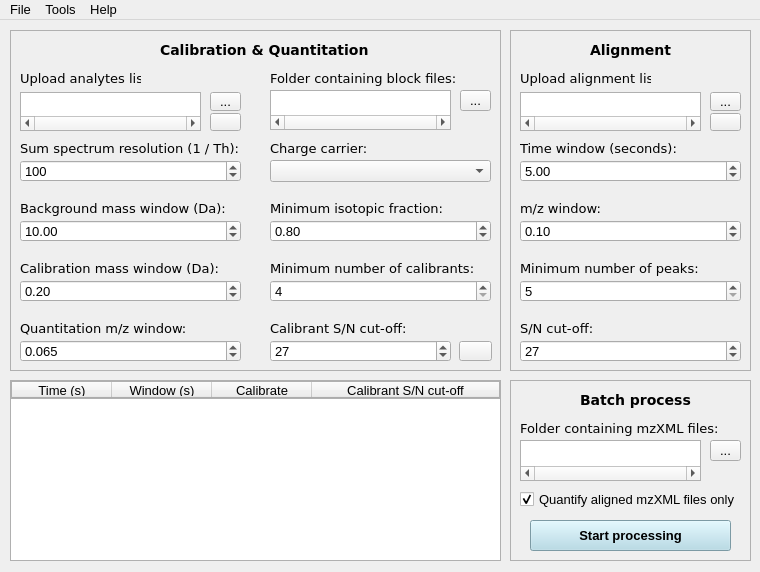
<?xml version="1.0" encoding="UTF-8"?>
<ui version="4.0">
 <class>MainWindow</class>
 <widget class="QMainWindow" name="MainWindow">
  <property name="geometry">
   <rect>
    <x>0</x>
    <y>0</y>
    <width>760</width>
    <height>572</height>
   </rect>
  </property>
  <property name="sizePolicy">
   <sizepolicy hsizetype="Preferred" vsizetype="Preferred">
    <horstretch>0</horstretch>
    <verstretch>0</verstretch>
   </sizepolicy>
  </property>
  <property name="windowTitle">
   <string>SweetSuite</string>
  </property>
  <property name="statusTip">
   <string/>
  </property>
  <property name="whatsThis">
   <string/>
  </property>
  <property name="styleSheet">
   <string notr="true">* {
    font-family: 'DejaVu Sans';
    font-size: 10pt; 
}

#frame_calibration_quantitation {
    border: 1px solid #b0b0b0;
}

#frame_alignment {
    border: 1px solid #b0b0b0;
}

#frame_batch_process {
    border: 1px solid #b0b0b0;
}

QListWidget {
    border: 1px solid #b0b0b0;
}</string>
  </property>
  <widget class="QWidget" name="centralwidget">
   <widget class="QFrame" name="frame_alignment">
    <property name="geometry">
     <rect>
      <x>510</x>
      <y>10</y>
      <width>241</width>
      <height>341</height>
     </rect>
    </property>
    <property name="frameShape">
     <enum>QFrame::StyledPanel</enum>
    </property>
    <property name="frameShadow">
     <enum>QFrame::Raised</enum>
    </property>
    <widget class="QLabel" name="label_alignment_list">
     <property name="geometry">
      <rect>
       <x>10</x>
       <y>40</y>
       <width>131</width>
       <height>16</height>
      </rect>
     </property>
     <property name="font">
      <font>
       <family>DejaVu Sans</family>
       <pointsize>10</pointsize>
      </font>
     </property>
     <property name="text">
      <string>Upload alignment list:</string>
     </property>
    </widget>
    <widget class="QLabel" name="label_alignment">
     <property name="geometry">
      <rect>
       <x>80</x>
       <y>10</y>
       <width>101</width>
       <height>20</height>
      </rect>
     </property>
     <property name="font">
      <font>
       <family>DejaVu Sans</family>
       <pointsize>11</pointsize>
       <weight>75</weight>
       <bold>true</bold>
      </font>
     </property>
     <property name="styleSheet">
      <string notr="true">font-weight: bold;
font-size: 10.5pt</string>
     </property>
     <property name="text">
      <string>Alignment</string>
     </property>
    </widget>
    <widget class="QToolButton" name="open_alignment_list">
     <property name="geometry">
      <rect>
       <x>200</x>
       <y>62</y>
       <width>31</width>
       <height>19</height>
      </rect>
     </property>
     <property name="sizePolicy">
      <sizepolicy hsizetype="Fixed" vsizetype="Maximum">
       <horstretch>0</horstretch>
       <verstretch>0</verstretch>
      </sizepolicy>
     </property>
     <property name="styleSheet">
      <string notr="true"/>
     </property>
     <property name="text">
      <string>...</string>
     </property>
    </widget>
    <widget class="QListWidget" name="path_alignment_list">
     <property name="geometry">
      <rect>
       <x>10</x>
       <y>62</y>
       <width>181</width>
       <height>39</height>
      </rect>
     </property>
     <property name="styleSheet">
      <string notr="true">font-size: 9pt;</string>
     </property>
     <property name="horizontalScrollBarPolicy">
      <enum>Qt::ScrollBarAlwaysOn</enum>
     </property>
     <property name="editTriggers">
      <set>QAbstractItemView::DoubleClicked</set>
     </property>
     <property name="alternatingRowColors">
      <bool>true</bool>
     </property>
    </widget>
    <widget class="QLabel" name="label_alignment_time_window">
     <property name="geometry">
      <rect>
       <x>10</x>
       <y>110</y>
       <width>201</width>
       <height>16</height>
      </rect>
     </property>
     <property name="font">
      <font>
       <family>DejaVu Sans</family>
       <pointsize>10</pointsize>
      </font>
     </property>
     <property name="text">
      <string>Time window (seconds):</string>
     </property>
    </widget>
    <widget class="QDoubleSpinBox" name="alignment_time_window">
     <property name="geometry">
      <rect>
       <x>10</x>
       <y>130</y>
       <width>221</width>
       <height>22</height>
      </rect>
     </property>
     <property name="value">
      <double>5.000000000000000</double>
     </property>
    </widget>
    <widget class="QLabel" name="label_alignment_mz_window">
     <property name="geometry">
      <rect>
       <x>10</x>
       <y>170</y>
       <width>201</width>
       <height>16</height>
      </rect>
     </property>
     <property name="font">
      <font>
       <family>DejaVu Sans</family>
       <pointsize>10</pointsize>
       <italic>false</italic>
      </font>
     </property>
     <property name="text">
      <string>m/z window:</string>
     </property>
    </widget>
    <widget class="QDoubleSpinBox" name="alignment_mz_window">
     <property name="geometry">
      <rect>
       <x>10</x>
       <y>190</y>
       <width>221</width>
       <height>22</height>
      </rect>
     </property>
     <property name="singleStep">
      <double>0.050000000000000</double>
     </property>
     <property name="value">
      <double>0.100000000000000</double>
     </property>
    </widget>
    <widget class="QSpinBox" name="alignment_min_peaks">
     <property name="geometry">
      <rect>
       <x>10</x>
       <y>250</y>
       <width>221</width>
       <height>22</height>
      </rect>
     </property>
     <property name="minimum">
      <number>5</number>
     </property>
     <property name="value">
      <number>5</number>
     </property>
    </widget>
    <widget class="QLabel" name="label_alignment_sn_cutoff">
     <property name="geometry">
      <rect>
       <x>10</x>
       <y>290</y>
       <width>201</width>
       <height>16</height>
      </rect>
     </property>
     <property name="font">
      <font>
       <family>DejaVu Sans</family>
       <pointsize>10</pointsize>
       <italic>false</italic>
      </font>
     </property>
     <property name="text">
      <string>S/N cut-off:</string>
     </property>
    </widget>
    <widget class="QLabel" name="label_alignment_min_peak">
     <property name="geometry">
      <rect>
       <x>10</x>
       <y>230</y>
       <width>211</width>
       <height>16</height>
      </rect>
     </property>
     <property name="font">
      <font>
       <family>DejaVu Sans</family>
       <pointsize>10</pointsize>
       <italic>false</italic>
      </font>
     </property>
     <property name="text">
      <string>Minimum number of peaks:</string>
     </property>
    </widget>
    <widget class="QSpinBox" name="alignment_sn_cutoff">
     <property name="geometry">
      <rect>
       <x>10</x>
       <y>310</y>
       <width>221</width>
       <height>22</height>
      </rect>
     </property>
     <property name="minimum">
      <number>0</number>
     </property>
     <property name="maximum">
      <number>9999</number>
     </property>
     <property name="value">
      <number>27</number>
     </property>
    </widget>
    <widget class="QPushButton" name="pushButton_delete_alignment">
     <property name="geometry">
      <rect>
       <x>200</x>
       <y>83</y>
       <width>31</width>
       <height>18</height>
      </rect>
     </property>
     <property name="text">
      <string/>
     </property>
    </widget>
   </widget>
   <widget class="QFrame" name="frame_calibration_quantitation">
    <property name="geometry">
     <rect>
      <x>10</x>
      <y>10</y>
      <width>491</width>
      <height>341</height>
     </rect>
    </property>
    <property name="frameShape">
     <enum>QFrame::StyledPanel</enum>
    </property>
    <property name="frameShadow">
     <enum>QFrame::Raised</enum>
    </property>
    <property name="lineWidth">
     <number>1</number>
    </property>
    <widget class="QLabel" name="label_calibration_quantitation">
     <property name="geometry">
      <rect>
       <x>150</x>
       <y>10</y>
       <width>221</width>
       <height>20</height>
      </rect>
     </property>
     <property name="font">
      <font>
       <family>DejaVu Sans</family>
       <pointsize>11</pointsize>
       <weight>75</weight>
       <bold>true</bold>
      </font>
     </property>
     <property name="styleSheet">
      <string notr="true">font-weight: bold;
font-size: 10.5pt</string>
     </property>
     <property name="text">
      <string>Calibration &amp; Quantitation</string>
     </property>
    </widget>
    <widget class="QLabel" name="label_analytes_list">
     <property name="geometry">
      <rect>
       <x>10</x>
       <y>40</y>
       <width>121</width>
       <height>16</height>
      </rect>
     </property>
     <property name="font">
      <font>
       <family>DejaVu Sans</family>
       <pointsize>10</pointsize>
      </font>
     </property>
     <property name="text">
      <string>Upload analytes list:</string>
     </property>
    </widget>
    <widget class="QToolButton" name="open_analytes_list">
     <property name="geometry">
      <rect>
       <x>200</x>
       <y>62</y>
       <width>31</width>
       <height>19</height>
      </rect>
     </property>
     <property name="styleSheet">
      <string notr="true"/>
     </property>
     <property name="text">
      <string>...</string>
     </property>
    </widget>
    <widget class="QLabel" name="label_resolution">
     <property name="geometry">
      <rect>
       <x>10</x>
       <y>110</y>
       <width>231</width>
       <height>16</height>
      </rect>
     </property>
     <property name="font">
      <font>
       <family>DejaVu Sans</family>
       <pointsize>10</pointsize>
      </font>
     </property>
     <property name="text">
      <string>Sum spectrum resolution (1 / Th):</string>
     </property>
    </widget>
    <widget class="QSpinBox" name="sum_spectrum_resolution">
     <property name="geometry">
      <rect>
       <x>10</x>
       <y>130</y>
       <width>221</width>
       <height>22</height>
      </rect>
     </property>
     <property name="minimum">
      <number>1</number>
     </property>
     <property name="maximum">
      <number>1000</number>
     </property>
     <property name="value">
      <number>100</number>
     </property>
    </widget>
    <widget class="QLabel" name="label_background_mass_window">
     <property name="geometry">
      <rect>
       <x>10</x>
       <y>170</y>
       <width>211</width>
       <height>16</height>
      </rect>
     </property>
     <property name="font">
      <font>
       <family>DejaVu Sans</family>
       <pointsize>10</pointsize>
       <italic>false</italic>
      </font>
     </property>
     <property name="text">
      <string>Background mass window (Da):</string>
     </property>
    </widget>
    <widget class="QDoubleSpinBox" name="background_mass_window">
     <property name="geometry">
      <rect>
       <x>10</x>
       <y>190</y>
       <width>221</width>
       <height>22</height>
      </rect>
     </property>
     <property name="maximum">
      <double>100.000000000000000</double>
     </property>
     <property name="value">
      <double>10.000000000000000</double>
     </property>
    </widget>
    <widget class="QDoubleSpinBox" name="calibration_mass_window">
     <property name="geometry">
      <rect>
       <x>10</x>
       <y>250</y>
       <width>221</width>
       <height>22</height>
      </rect>
     </property>
     <property name="maximum">
      <double>100.000000000000000</double>
     </property>
     <property name="singleStep">
      <double>0.010000000000000</double>
     </property>
     <property name="value">
      <double>0.200000000000000</double>
     </property>
    </widget>
    <widget class="QLabel" name="label_calibration_mass_window">
     <property name="geometry">
      <rect>
       <x>10</x>
       <y>230</y>
       <width>211</width>
       <height>16</height>
      </rect>
     </property>
     <property name="font">
      <font>
       <family>DejaVu Sans</family>
       <pointsize>10</pointsize>
       <italic>false</italic>
      </font>
     </property>
     <property name="text">
      <string>Calibration mass window (Da):</string>
     </property>
    </widget>
    <widget class="QLabel" name="label_quantitation_mz_window">
     <property name="geometry">
      <rect>
       <x>10</x>
       <y>290</y>
       <width>211</width>
       <height>16</height>
      </rect>
     </property>
     <property name="font">
      <font>
       <family>DejaVu Sans</family>
       <pointsize>10</pointsize>
       <italic>false</italic>
      </font>
     </property>
     <property name="text">
      <string>Quantitation m/z window:</string>
     </property>
    </widget>
    <widget class="QDoubleSpinBox" name="quantitation_mz_window">
     <property name="geometry">
      <rect>
       <x>10</x>
       <y>310</y>
       <width>221</width>
       <height>22</height>
      </rect>
     </property>
     <property name="decimals">
      <number>3</number>
     </property>
     <property name="maximum">
      <double>100.000000000000000</double>
     </property>
     <property name="singleStep">
      <double>0.005000000000000</double>
     </property>
     <property name="value">
      <double>0.065000000000000</double>
     </property>
    </widget>
    <widget class="QSpinBox" name="min_calibrant_number">
     <property name="geometry">
      <rect>
       <x>260</x>
       <y>250</y>
       <width>221</width>
       <height>22</height>
      </rect>
     </property>
     <property name="minimum">
      <number>4</number>
     </property>
     <property name="value">
      <number>4</number>
     </property>
    </widget>
    <widget class="QLabel" name="label_min_calibrants">
     <property name="geometry">
      <rect>
       <x>260</x>
       <y>230</y>
       <width>221</width>
       <height>16</height>
      </rect>
     </property>
     <property name="font">
      <font>
       <family>DejaVu Sans</family>
       <pointsize>10</pointsize>
      </font>
     </property>
     <property name="text">
      <string>Minimum number of calibrants:</string>
     </property>
    </widget>
    <widget class="QSpinBox" name="calibrant_sn_cutoff">
     <property name="geometry">
      <rect>
       <x>260</x>
       <y>310</y>
       <width>181</width>
       <height>22</height>
      </rect>
     </property>
     <property name="minimum">
      <number>0</number>
     </property>
     <property name="maximum">
      <number>9999</number>
     </property>
     <property name="value">
      <number>27</number>
     </property>
    </widget>
    <widget class="QLabel" name="label_calibrant_sn_cutoff">
     <property name="geometry">
      <rect>
       <x>260</x>
       <y>290</y>
       <width>201</width>
       <height>16</height>
      </rect>
     </property>
     <property name="font">
      <font>
       <family>DejaVu Sans</family>
       <pointsize>10</pointsize>
      </font>
     </property>
     <property name="text">
      <string>Calibrant S/N cut-off:</string>
     </property>
    </widget>
    <widget class="QLabel" name="label_isotopic_fraction">
     <property name="geometry">
      <rect>
       <x>260</x>
       <y>170</y>
       <width>201</width>
       <height>16</height>
      </rect>
     </property>
     <property name="font">
      <font>
       <family>DejaVu Sans</family>
       <pointsize>10</pointsize>
       <italic>false</italic>
      </font>
     </property>
     <property name="text">
      <string>Minimum isotopic fraction:</string>
     </property>
    </widget>
    <widget class="QDoubleSpinBox" name="min_isotopic_fraction">
     <property name="geometry">
      <rect>
       <x>260</x>
       <y>190</y>
       <width>221</width>
       <height>22</height>
      </rect>
     </property>
     <property name="minimum">
      <double>0.100000000000000</double>
     </property>
     <property name="maximum">
      <double>0.950000000000000</double>
     </property>
     <property name="singleStep">
      <double>0.010000000000000</double>
     </property>
     <property name="value">
      <double>0.800000000000000</double>
     </property>
    </widget>
    <widget class="QLabel" name="label_path_blocks">
     <property name="geometry">
      <rect>
       <x>260</x>
       <y>40</y>
       <width>201</width>
       <height>16</height>
      </rect>
     </property>
     <property name="font">
      <font>
       <family>DejaVu Sans</family>
       <pointsize>10</pointsize>
       <italic>false</italic>
      </font>
     </property>
     <property name="styleSheet">
      <string notr="true"/>
     </property>
     <property name="text">
      <string>Folder containing block files:</string>
     </property>
    </widget>
    <widget class="QListWidget" name="path_blocks">
     <property name="geometry">
      <rect>
       <x>260</x>
       <y>60</y>
       <width>181</width>
       <height>40</height>
      </rect>
     </property>
     <property name="styleSheet">
      <string notr="true">font-size: 9pt;</string>
     </property>
     <property name="horizontalScrollBarPolicy">
      <enum>Qt::ScrollBarAlwaysOn</enum>
     </property>
     <property name="editTriggers">
      <set>QAbstractItemView::DoubleClicked</set>
     </property>
     <property name="alternatingRowColors">
      <bool>true</bool>
     </property>
    </widget>
    <widget class="QToolButton" name="open_blocks_folder">
     <property name="geometry">
      <rect>
       <x>450</x>
       <y>60</y>
       <width>31</width>
       <height>21</height>
      </rect>
     </property>
     <property name="styleSheet">
      <string notr="true"/>
     </property>
     <property name="text">
      <string>...</string>
     </property>
    </widget>
    <widget class="QLabel" name="label_charge_carrier">
     <property name="geometry">
      <rect>
       <x>260</x>
       <y>110</y>
       <width>211</width>
       <height>16</height>
      </rect>
     </property>
     <property name="font">
      <font>
       <family>DejaVu Sans</family>
       <pointsize>10</pointsize>
      </font>
     </property>
     <property name="text">
      <string>Charge carrier:</string>
     </property>
    </widget>
    <widget class="QListWidget" name="path_analytes_list">
     <property name="geometry">
      <rect>
       <x>10</x>
       <y>62</y>
       <width>181</width>
       <height>39</height>
      </rect>
     </property>
     <property name="styleSheet">
      <string notr="true">font-size: 9pt;</string>
     </property>
     <property name="horizontalScrollBarPolicy">
      <enum>Qt::ScrollBarAlwaysOn</enum>
     </property>
     <property name="editTriggers">
      <set>QAbstractItemView::DoubleClicked</set>
     </property>
     <property name="alternatingRowColors">
      <bool>true</bool>
     </property>
    </widget>
    <widget class="QPushButton" name="pushButton_apply_sn">
     <property name="geometry">
      <rect>
       <x>449</x>
       <y>311</y>
       <width>33</width>
       <height>20</height>
      </rect>
     </property>
     <property name="toolTip">
      <string/>
     </property>
     <property name="statusTip">
      <string/>
     </property>
     <property name="styleSheet">
      <string notr="true"/>
     </property>
     <property name="text">
      <string/>
     </property>
    </widget>
    <widget class="QPushButton" name="pushButton_delete_analytes">
     <property name="geometry">
      <rect>
       <x>200</x>
       <y>83</y>
       <width>31</width>
       <height>18</height>
      </rect>
     </property>
     <property name="text">
      <string/>
     </property>
    </widget>
    <widget class="QComboBox" name="comboBox_charge_carrier">
     <property name="geometry">
      <rect>
       <x>260</x>
       <y>130</y>
       <width>221</width>
       <height>22</height>
      </rect>
     </property>
    </widget>
   </widget>
   <widget class="QFrame" name="frame_batch_process">
    <property name="geometry">
     <rect>
      <x>510</x>
      <y>360</y>
      <width>241</width>
      <height>181</height>
     </rect>
    </property>
    <property name="frameShape">
     <enum>QFrame::StyledPanel</enum>
    </property>
    <property name="frameShadow">
     <enum>QFrame::Raised</enum>
    </property>
    <widget class="QLabel" name="label_mzxml">
     <property name="geometry">
      <rect>
       <x>10</x>
       <y>40</y>
       <width>211</width>
       <height>16</height>
      </rect>
     </property>
     <property name="font">
      <font>
       <family>DejaVu Sans</family>
       <pointsize>10</pointsize>
      </font>
     </property>
     <property name="text">
      <string>Folder containing mzXML files:</string>
     </property>
    </widget>
    <widget class="QListWidget" name="path_mzxml">
     <property name="geometry">
      <rect>
       <x>10</x>
       <y>60</y>
       <width>181</width>
       <height>41</height>
      </rect>
     </property>
     <property name="styleSheet">
      <string notr="true">font-size: 9pt;</string>
     </property>
     <property name="horizontalScrollBarPolicy">
      <enum>Qt::ScrollBarAlwaysOn</enum>
     </property>
     <property name="editTriggers">
      <set>QAbstractItemView::DoubleClicked</set>
     </property>
     <property name="alternatingRowColors">
      <bool>true</bool>
     </property>
    </widget>
    <widget class="QToolButton" name="open_mzxml_path">
     <property name="geometry">
      <rect>
       <x>200</x>
       <y>60</y>
       <width>31</width>
       <height>21</height>
      </rect>
     </property>
     <property name="styleSheet">
      <string notr="true"/>
     </property>
     <property name="text">
      <string>...</string>
     </property>
    </widget>
    <widget class="QPushButton" name="pushButton_start_processing">
     <property name="geometry">
      <rect>
       <x>20</x>
       <y>140</y>
       <width>201</width>
       <height>31</height>
      </rect>
     </property>
     <property name="styleSheet">
      <string notr="true">background-color: lightblue;
color: black;
font-size: 10pt;
font-weight: bold;</string>
     </property>
     <property name="text">
      <string>Start processing</string>
     </property>
    </widget>
    <widget class="QCheckBox" name="quantify_aligned">
     <property name="geometry">
      <rect>
       <x>10</x>
       <y>110</y>
       <width>221</width>
       <height>18</height>
      </rect>
     </property>
     <property name="text">
      <string>Quantify aligned mzXML files only</string>
     </property>
     <property name="checked">
      <bool>true</bool>
     </property>
    </widget>
    <widget class="QLabel" name="label_batch_process">
     <property name="geometry">
      <rect>
       <x>70</x>
       <y>10</y>
       <width>121</width>
       <height>20</height>
      </rect>
     </property>
     <property name="font">
      <font>
       <family>DejaVu Sans</family>
       <pointsize>11</pointsize>
       <weight>75</weight>
       <bold>true</bold>
      </font>
     </property>
     <property name="styleSheet">
      <string notr="true">font-weight: bold;
font-size: 10.5pt</string>
     </property>
     <property name="text">
      <string>Batch process</string>
     </property>
    </widget>
   </widget>
   <widget class="QTableWidget" name="tableWidget_calibration">
    <property name="geometry">
     <rect>
      <x>10</x>
      <y>360</y>
      <width>491</width>
      <height>181</height>
     </rect>
    </property>
    <property name="styleSheet">
     <string notr="true">font-family: 'DejaVu Sans';

border: 1px solid #b0b0b0;
</string>
    </property>
    <property name="sizeAdjustPolicy">
     <enum>QAbstractScrollArea::AdjustIgnored</enum>
    </property>
    <property name="editTriggers">
     <set>QAbstractItemView::AnyKeyPressed</set>
    </property>
    <property name="alternatingRowColors">
     <bool>false</bool>
    </property>
    <property name="sortingEnabled">
     <bool>false</bool>
    </property>
    <attribute name="horizontalHeaderStretchLastSection">
     <bool>true</bool>
    </attribute>
    <column>
     <property name="text">
      <string>Time (s)</string>
     </property>
     <property name="font">
      <font>
       <weight>50</weight>
       <bold>false</bold>
      </font>
     </property>
     <property name="textAlignment">
      <set>AlignCenter</set>
     </property>
    </column>
    <column>
     <property name="text">
      <string>Window (s)</string>
     </property>
     <property name="font">
      <font>
       <weight>50</weight>
       <bold>false</bold>
      </font>
     </property>
     <property name="textAlignment">
      <set>AlignCenter</set>
     </property>
    </column>
    <column>
     <property name="text">
      <string>Calibrate</string>
     </property>
     <property name="font">
      <font>
       <weight>50</weight>
       <bold>false</bold>
      </font>
     </property>
     <property name="textAlignment">
      <set>AlignCenter</set>
     </property>
    </column>
    <column>
     <property name="text">
      <string>Calibrant S/N cut-off</string>
     </property>
     <property name="font">
      <font>
       <weight>50</weight>
       <bold>false</bold>
      </font>
     </property>
     <property name="textAlignment">
      <set>AlignCenter</set>
     </property>
    </column>
   </widget>
  </widget>
  <widget class="QMenuBar" name="menuBar">
   <property name="geometry">
    <rect>
     <x>0</x>
     <y>0</y>
     <width>760</width>
     <height>22</height>
    </rect>
   </property>
   <widget class="QMenu" name="menuFile">
    <property name="title">
     <string>File</string>
    </property>
    <widget class="QMenu" name="menuTemplates">
     <property name="title">
      <string>Templates</string>
     </property>
     <addaction name="actionAnalytes_list"/>
     <addaction name="actionAlignment_list"/>
     <addaction name="actionBlock_file"/>
    </widget>
    <addaction name="actionImport_settings"/>
    <addaction name="actionExport_settings"/>
    <addaction name="separator"/>
    <addaction name="actionRevert_to_default_settings"/>
    <addaction name="separator"/>
    <addaction name="menuTemplates"/>
    <addaction name="separator"/>
    <addaction name="actionExit"/>
    <addaction name="separator"/>
   </widget>
   <widget class="QMenu" name="menuTools">
    <property name="title">
     <string>Tools</string>
    </property>
    <addaction name="actionAdvanced_settings"/>
   </widget>
   <widget class="QMenu" name="menuHelp">
    <property name="title">
     <string>Help</string>
    </property>
    <addaction name="separator"/>
    <addaction name="actionDocumentation"/>
    <addaction name="actionReport_a_bug"/>
    <addaction name="separator"/>
    <addaction name="actionAbout"/>
   </widget>
   <addaction name="menuFile"/>
   <addaction name="menuTools"/>
   <addaction name="menuHelp"/>
  </widget>
  <action name="actionDocumentation">
   <property name="text">
    <string>Documentation</string>
   </property>
  </action>
  <action name="actionReport_a_bug">
   <property name="text">
    <string>Report a bug</string>
   </property>
  </action>
  <action name="actionAbout">
   <property name="text">
    <string>About</string>
   </property>
  </action>
  <action name="actionAdvanced_settings">
   <property name="text">
    <string>Advanced settings</string>
   </property>
  </action>
  <action name="actionImport_settings">
   <property name="text">
    <string>Import settings</string>
   </property>
  </action>
  <action name="actionExport_settings">
   <property name="text">
    <string>Export settings</string>
   </property>
  </action>
  <action name="actionExit">
   <property name="text">
    <string>Exit</string>
   </property>
  </action>
  <action name="actionAnalytes_list">
   <property name="text">
    <string>Analytes list</string>
   </property>
  </action>
  <action name="actionAlignment_list">
   <property name="text">
    <string>Alignment list</string>
   </property>
  </action>
  <action name="actionRevert_to_default_settings">
   <property name="text">
    <string>Revert to default settings</string>
   </property>
  </action>
  <action name="actionBlock_file">
   <property name="text">
    <string>Block file</string>
   </property>
  </action>
 </widget>
 <resources/>
 <connections/>
</ui>
